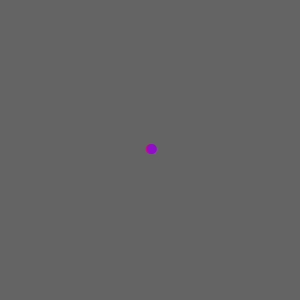
Frame 1 (no input)
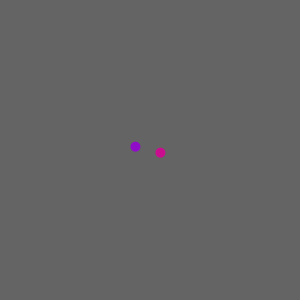
Frame 60 (the mouse pressed at the canvas centre just before this capture)
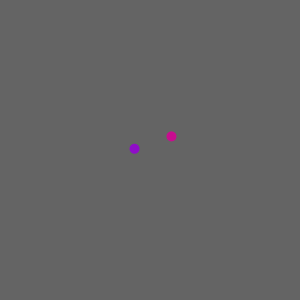
Frame 120 (the mouse held since frame 60 and released just before this capture)

The Processing sketch that drew these frames (run headless with seeded random() and noise(); from frame 60 on, the mouse is pressed at the canvas centre):

// Processing sketch: processing_23266
// ── processing_23266.pde

// Deux bibittes qui se promenent.
// Non interactif.

Bibitte bibitte1;
Bibitte bibitte2;

void setup() {
  size(300,300);
  smooth();
  
  bibitte1 = new Bibitte( width/2 , height/2 , color(200,13,143) );
  bibitte2 = new Bibitte( width/2 , height/2 , color(143,13,200) );
  
}


void draw() {
  background(100);
  bibitte1.draw();
  bibitte2.draw();
  
}

class Bibitte {
 

 float x;
 float y;
 color c;

  Bibitte( float x , float y , color c ) {
   
   this.x = x;
   this.y = y;
   this.c = c;
    
  }
  
  
  void draw() {
    
    x = x + random(-2,2);
    y = y + random(-2,2);
    
    noStroke();
    fill(c);
    ellipse( x , y , 10 , 10 );
    
  }
  
  
  
}               
